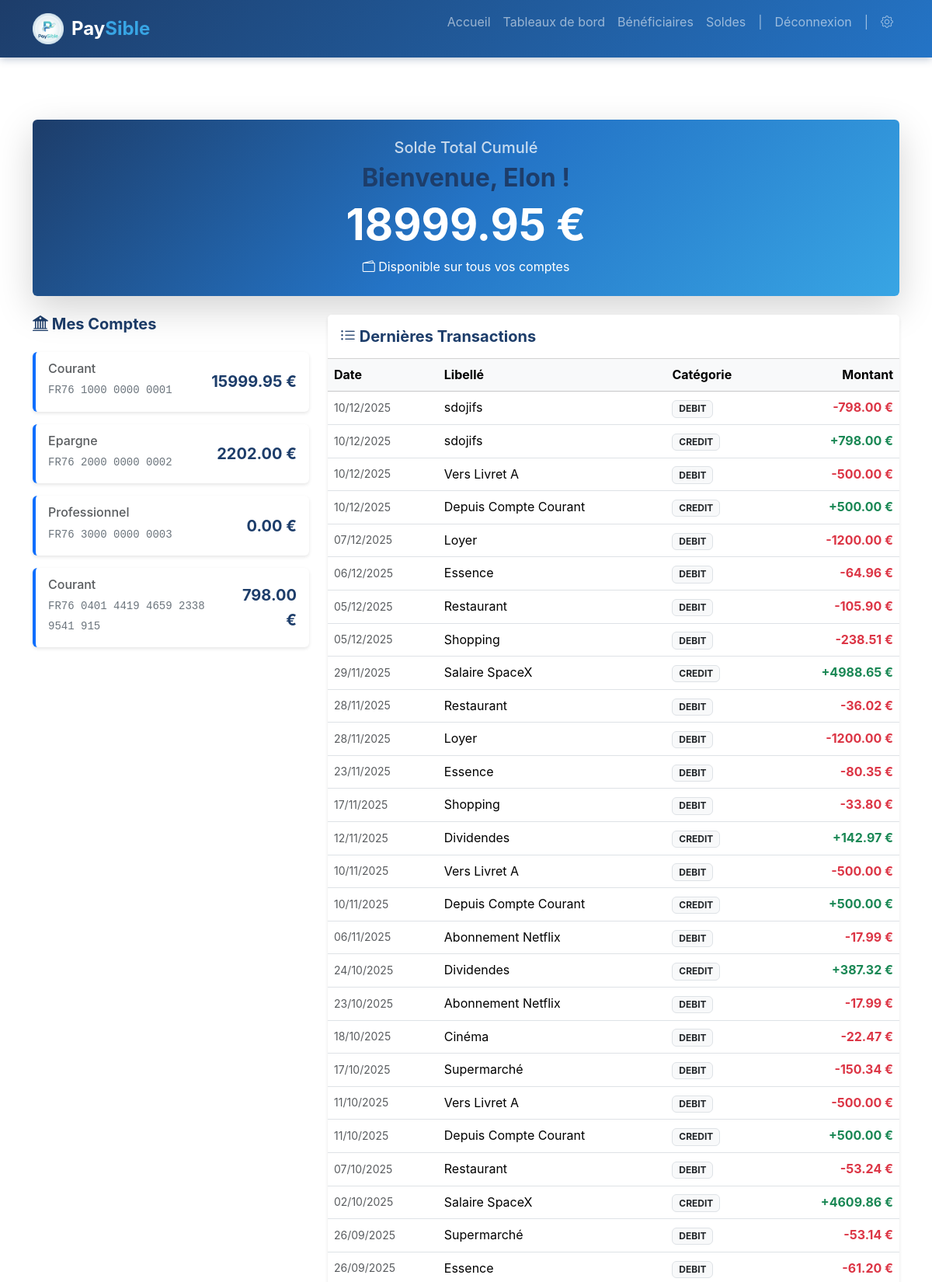
The page /soldes (signed in, upper part) on the database its author committed.
### app/models/user.py (models this page shows)
class UserDB(Base):
    __tablename__ = "users"
    id = Column(Integer, primary_key=True, index=True)
    name = Column(String)
    last_name = Column(String)
    phone_number = Column(String)
    address = Column(String)
    email = Column(String, unique=True, index=True)
    creation_date = Column(DateTime, default=datetime.utcnow)
    accounts = relationship("AccountDB", back_populates="owner")

### app/models/account.py (models this page shows)
class AccountDB(Base):
    __tablename__ = "accounts"
    id = Column(Integer, primary_key=True, index=True)
    type = Column(String)  # Ex: Courant, Epargne
    iban = Column(String, unique=True, index=True)
    user_id = Column(Integer, ForeignKey("users.id"))
    owner = relationship("UserDB", back_populates="accounts")
    beneficiaries = relationship("BeneficiaryDB", back_populates="account")
    transaction_entries = relationship("TransactionEntryDB", back_populates="account")

### app/models/transaction.py (models this page shows)
class TransactionEntryDB(Base):
    __tablename__ = "transaction_entries"
    id = Column(Integer, primary_key=True, index=True)
    amount = Column(Float)
    type = Column(String) # Debit ou Credit
    description = Column(String)
    account_id = Column(Integer, ForeignKey("accounts.id"))
    transaction_id = Column(Integer, ForeignKey("transactions.id"))
    account = relationship("AccountDB", back_populates="transaction_entries")
    transaction = relationship("TransactionDB", back_populates="entries")

class TransactionDB(Base):
    __tablename__ = "transactions"
    id = Column(Integer, primary_key=True, index=True)
    type = Column(String)
    amount = Column(Float)
    date = Column(DateTime, default=datetime.utcnow)
    description = Column(String)
    entries = relationship("TransactionEntryDB", back_populates="transaction")

### app/web/routes.py (the view)
@router.get("/soldes", response_class=HTMLResponse)
async def view_soldes(request: Request, db: Session = Depends(get_db)):
    user_email = get_user_email_from_session(request)
    if not user_email: return RedirectResponse(url="/login")
    user = db.query(UserDB).filter(UserDB.email == user_email).first()
    accounts_list = []
    transactions_list = []
    total_balance = 0.0
    if user:
        user_accounts = user.accounts
        for acc in user_accounts:
            bal = get_account_balance(db, acc.id)
            total_balance += bal
            acc.balance = bal
            accounts_list.append(acc)
        entries = db.query(TransactionEntryDB) \
            .join(TransactionDB) \
            .filter(TransactionEntryDB.account_id.in_([a.id for a in user_accounts])) \
            .order_by(TransactionDB.date.desc()).all()
        for entry in entries:
            transactions_list.append({
                "date": entry.transaction.date,
                "label": entry.description,
                "category": entry.type,
                "amount": entry.amount
            })
    return templates.TemplateResponse(
        "pages/soldes.html",
        {
            "request": request,
            "user_email": user_email,
            "user_name": user.name if user else "",
            "accounts": accounts_list,
            "transactions": transactions_list,
            "total_balance": total_balance
        }
    )

### templates/pages/soldes.html (shortened to what this page needs)
{% extends "base.html" %}
{% block content %}
<div class="container py-5 fade-in">
    <div class="row mb-4">
        <div class="col-md-12">
            <div class="card bg-gradient-paysible text-white shadow-lg">
                <div class="card-body p-4 text-center">
                    <h5 class="card-title opacity-75">Solde Total Cumulé</h5>
                    <h2 class="fw-bold text-primary-paysible">
                        Bienvenue, {{ user_name }} !
                    </h2>
                    <h1 class="display-4 fw-bold">{{ "%.2f"|format(total_balance) }} €</h1>
                    <p class="card-text"><i class="bi bi-wallet2"></i> Disponible sur tous vos comptes</p>
                </div>
            </div>
        </div>
    </div>
    <div class="row">
        <div class="col-md-4 mb-4">
            <h3 class="section-title h5"><i class="bi bi-bank2"></i> Mes Comptes</h3>
            {% for account in accounts %}
            <div class="card mb-3 border-start border-4 border-primary">
                <div class="card-body">
                    <div class="d-flex justify-content-between align-items-center">
                        <div>
                            <h6 class="card-subtitle mb-1 text-muted">{{ account.type }}</h6>
                            <small class="text-secondary font-monospace">{{ account.iban }}</small>
                        </div>
                        <div class="text-end">
                            <span class="fs-5 fw-bold text-primary-paysible">{{ "%.2f"|format(account.balance) }} €</span>
                        </div>
                    </div>
                </div>
            </div>
            {% endfor %}
        </div>
        <div class="col-md-8">
            <div class="card h-100">
                <div class="card-header bg-white py-3">
                    <h3 class="section-title h5 mb-0"><i class="bi bi-list-ul"></i> Dernières Transactions</h3>
                </div>
                <div class="table-responsive">
                    <table class="table table-hover align-middle mb-0">
                        <thead class="table-light">
                            <tr>
                                <th>Date</th>
                                <th>Libellé</th>
                                <th>Catégorie</th>
                                <th class="text-end">Montant</th>
                            </tr>
                        </thead>
                        <tbody>
                            {% for transaction in transactions %}
                            <tr>
                                <td class="text-muted small">{{ transaction.date.strftime('%d/%m/%Y') }}</td>
                                <td class="fw-500">{{ transaction.label }}</td>
                                <td><span class="badge bg-light text-dark border">{{ transaction.category }}</span></td>
                                <td class="text-end fw-bold {{ 'text-success' if transaction.amount > 0 else 'text-danger' }}">
                                    {{ "%+.2f"|format(transaction.amount) }} €
                                </td>
                            </tr>
                            {% endfor %}
                        </tbody>
                    </table>
                </div>
            </div>
        </div>
    </div>
</div>
{% endblock %}

### static/css/styles.css (style rules this page uses)
:root { --primary-color: #1D3D6A; --secondary-color: #38A5E4; --accent-blue: #2474C6; --accent-gold: #F4C448; --white-accent: #FFFFFF; --success-color: #38A5E4; --danger-color: #dc3545; --warning-color: #F4C448; --info-color: #2474C6; --light-color: #f8f9fa; --dark-color: #1D3D6A; --font-family: -apple-system, BlinkMacSystemFont, "Segoe UI", Roboto, "Helvetica Neue", Arial, sans-serif; }
* { margin: 0; padding: 0; box-sizing: border-box; }
body { font-family: var(--font-family); line-height: 1.6; color: var(--dark-color); min-height: 100vh; display: flex; flex-direction: column; }
.section-title { font-weight: 700; margin-bottom: 1.5rem; color: var(--primary-color); }
.text-primary-paysible { color: var(--primary-color) !important; }
.bg-gradient-paysible { background: linear-gradient(135deg, var(--primary-color) 0%, var(--accent-blue) 50%, var(--secondary-color) 100%); }
.card { transition: transform 0.3s ease, box-shadow 0.3s ease; border: none; box-shadow: 0 2px 4px rgba(0, 0, 0, 0.1); }
.fade-in { animation: fadeIn 0.6s ease-in-out; }

### rows shown on the page
UserDB: name "Elon"
AccountDB: type "Courant", iban "FR76 1000 0000 0001", balance "15999.95"
AccountDB: type "Epargne", iban "FR76 2000 0000 0002", balance "2202.00"
AccountDB: type "Professionnel", iban "FR76 3000 0000 0003", balance "0.00"
AccountDB: type "Courant", iban "FR76 0401 4419 4659 2338 9541 915", balance "798.00"
TransactionEntryDB: amount "-798.00"
TransactionEntryDB: amount "+798.00"
TransactionEntryDB: amount "-500.00"
TransactionEntryDB: amount "+500.00"
TransactionEntryDB: amount "-1200.00"
TransactionEntryDB: amount "-64.96"
TransactionEntryDB: amount "-105.90"
TransactionEntryDB: amount "-238.51"
TransactionEntryDB: amount "+4988.65"
TransactionEntryDB: amount "-36.02"
TransactionEntryDB: amount "-1200.00"
TransactionEntryDB: amount "-80.35"
TransactionEntryDB: amount "-33.80"
TransactionEntryDB: amount "+142.97"
TransactionEntryDB: amount "-500.00"
TransactionEntryDB: amount "+500.00"
TransactionEntryDB: amount "-17.99"
TransactionEntryDB: amount "+387.32"
TransactionEntryDB: amount "-17.99"
TransactionEntryDB: amount "-22.47"
TransactionEntryDB: amount "-150.34"
TransactionEntryDB: amount "-500.00"
TransactionEntryDB: amount "+500.00"
TransactionEntryDB: amount "-53.24"
TransactionEntryDB: amount "+4609.86"
TransactionEntryDB: amount "-53.14"
TransactionEntryDB: amount "-61.20"

### other values the page prints
{{ "%.2f"|format(total_balance) }} "18999.95"
